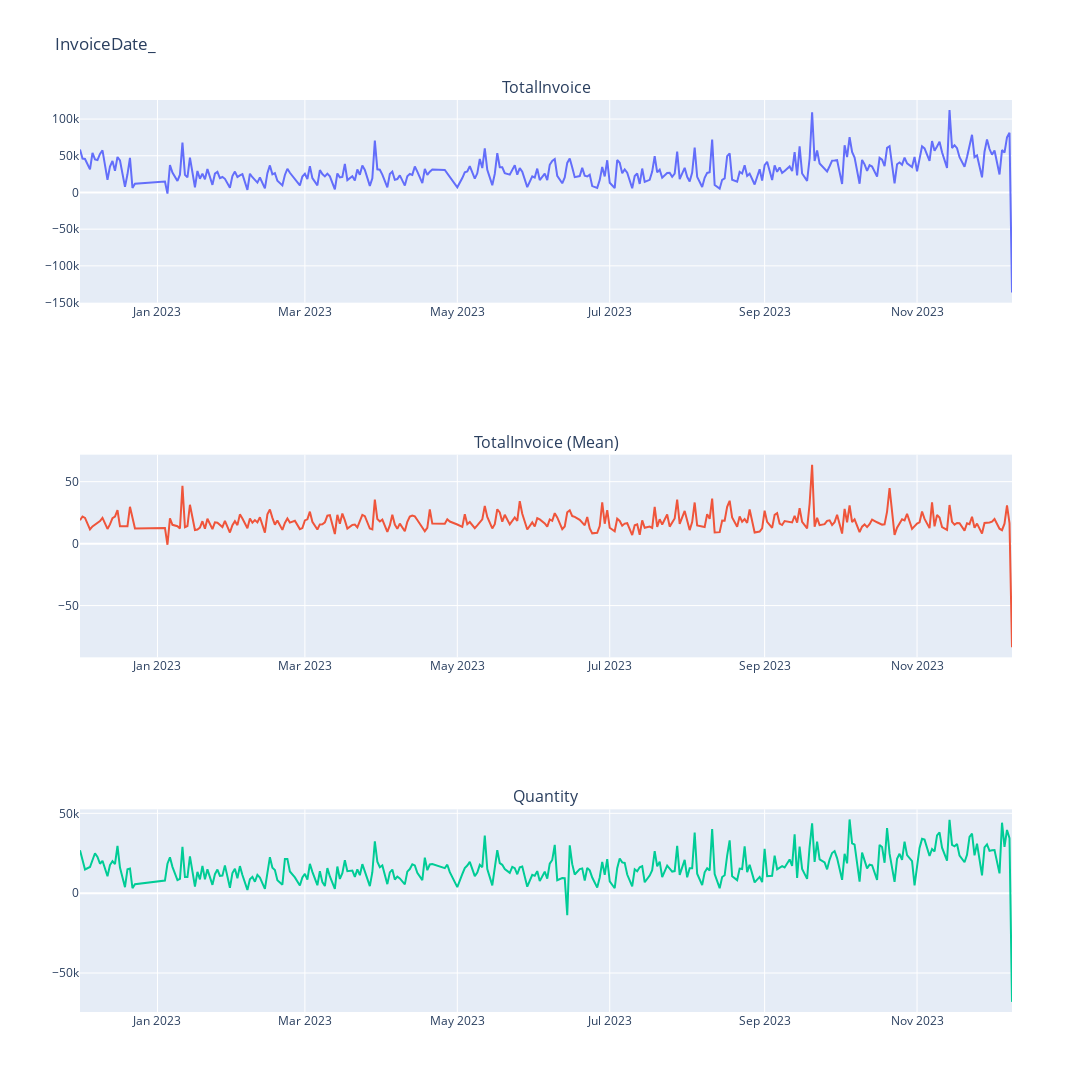

Write notebook code for a chart like this one.
### Code cell
plot_time_series("InvoiceDate_",retail_sales_raw_df,"no reorder")

### Figure 1 — Plotly figure (JSON) as saved in the notebook; plotly's stock layout.template omitted (floating-point values rounded to 4 significant figures; data arrays with more than 128 entries replaced by an {"elided": "..."} marker saying what was removed)
{"data": [{"type": "scatter", "x": {"elided": "305 str values"}, "xaxis": "x", "y": {"elided": "305 float values"}, "yaxis": "y"}, {"type": "scatter", "x": {"elided": "305 str values"}, "xaxis": "x2", "y": {"elided": "305 float values"}, "yaxis": "y2"}, {"type": "scatter", "x": {"elided": "305 str values"}, "xaxis": "x3", "y": {"elided": "305 int values"}, "yaxis": "y3"}], "layout": {"annotations": [{"font": {"size": 16}, "showarrow": false, "text": "TotalInvoice", "x": 0.5, "xanchor": "center", "xref": "paper", "y": 1, "yanchor": "bottom", "yref": "paper"}, {"font": {"size": 16}, "showarrow": false, "text": "TotalInvoice (Mean)", "x": 0.5, "xanchor": "center", "xref": "paper", "y": 0.6111, "yanchor": "bottom", "yref": "paper"}, {"font": {"size": 16}, "showarrow": false, "text": "Quantity", "x": 0.5, "xanchor": "center", "xref": "paper", "y": 0.2222, "yanchor": "bottom", "yref": "paper"}], "height": 1200, "showlegend": false, "title": {"text": "InvoiceDate_"}, "width": 1500, "xaxis": {"anchor": "y", "domain": [0, 1]}, "xaxis2": {"anchor": "y2", "domain": [0, 1]}, "xaxis3": {"anchor": "y3", "domain": [0, 1]}, "yaxis": {"anchor": "x", "domain": [0.7778, 1]}, "yaxis2": {"anchor": "x2", "domain": [0.3889, 0.6111]}, "yaxis3": {"anchor": "x3", "domain": [0, 0.2222]}}}
